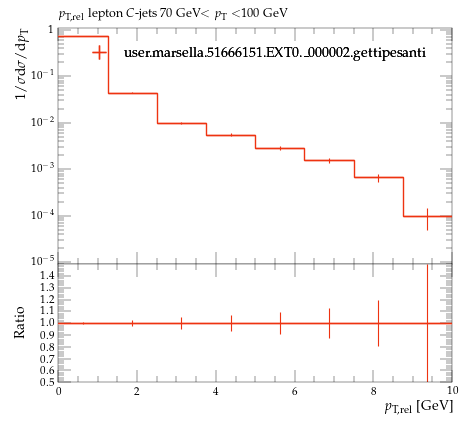

Python code for this plot:
#! /usr/bin/env python

# This Python script was auto-generated using YODA v2.0.2.
# Analysis object: /MC_HFDECAYS/avg_C_jet_l_pTrel_70_100
# Timestamp: 24-07-2026 (16:40:05)

import matplotlib as mpl
import matplotlib.pyplot as plt
mpl.use('Agg') # comment out for interactive use
import os
import numpy as np

plotDir = os.path.split(os.path.realpath(__file__))[0]
if 'YODA_USER_PLOT_PATH' in globals():
    plot_outdir = globals()['YODA_USER_PLOT_PATH']
else:
    plot_outdir = plotDir

#plot style
plt.style.use(os.path.join(plotDir, '../default.mplstyle'))
# plot metadata
figW, figH = plt.rcParams['figure.figsize']
ax_xLabel = r'$p_\mathrm{T,rel}$ [GeV]'
ax_yLabel = r'$1/\sigma \mathrm{d}\sigma/\mathrm{d}p_\mathrm{T}$'
ax_title  = r'$p_\mathrm{T,rel}$ lepton $C$-jets 70 GeV$<p_\mathrm{T}<$100 GeV'
ax_xScale = 'linear'
ax_yScale = 'log'
xLims = (0.0, 10.0)
yLims = (9e-06, 1.1)

# TeX-friendly labels for the legend
labels = {
    'legend' : ([ r"user.marsella.51666151.EXT0.\_000002.gettipesanti" ], r""),
}

# Adjust canvas width and height
canvasW = 10.0
canvasH = 9.0
figW *= canvasW/10.
figH *= canvasH/9.

# Create figure and axis objects
fig, (ax, ratio0_ax) = plt.subplots(2, 1, sharex=True,
                  figsize=(figW,figH), gridspec_kw={'height_ratios': (6.0, 3.0)})

# Set figure margins
plt.subplots_adjust(
    left   = 1.0 * plt.rcParams['figure.subplot.left'],
    right  = 1.0 * plt.rcParams['figure.subplot.right'],
    top    = 1.0 * plt.rcParams['figure.subplot.top'],
    bottom = 1.0 * plt.rcParams['figure.subplot.bottom'])

ratio0_ax.yaxis.set_major_locator(mpl.ticker.MultipleLocator(0.1))
ratio0_ax.set_ylim(0.5, 1.4999)
ratio0_ax.set_ylabel('Ratio')

# the numerical data is stored in a separate file
dataf = dict()
prefix = os.path.split(__file__)[0]
if prefix:    prefix = prefix + '/'
exec(open(prefix+'avg_C_jet_l_pTrel_70_100__data.py').read(), dataf)


legend_handles = dict() # keep track of handles for the legend

# style options for curves
# starts at zorder>=5 to draw curve on top of legend
styles = {
  'user.marsella.51666151.EXT0._000002.gettipesanti.yoda.gz': {
    'color' : '#EE3311',
    'linestyle' : '-',
    'linewidth' : 1,
    'marker' : 'none',
    'markersize' : 2,
    'capsize' : 0.0,
    'zorder' : 5,
    'histstyle' : 1,
    'drawstyle' : 'steps-pre',
    'xerrorbars' : 1,
    'yerrorbars' : 1,
    'fillcolor' : None,
    'fillopacity' : 1.0,
    'ratio0_linestyle' : '-',
    'ratio0_linewidth' : 1,
    'ratio0_marker' : 'none',
    'ratio0_markersize' : 2,
    'ratio0_capsize' : 0.0,
    'ratio0_zorder' : 5,
    'ratio0_histstyle' : 1,
    'ratio0_drawstyle' : 'steps-pre',
    'ratio0_xerrorbars' : 1,
    'ratio0_yerrorbars' : 1,
  },
}

# curve from input yoda files in main panel
for label, yvals in dataf['yvals'].items():
    if all(np.isnan(v) for v in dataf['yvals'][label]):
        continue
    tmp = None
    if styles[label]['histstyle']: # draw as histogram
        xpos = dataf['xedges'][label] if styles[label]['drawstyle'] else dataf['xpoints'][label]
        ypos = np.insert(yvals, 0, yvals[0]) if styles[label]['drawstyle'] else yvals
        if styles[label]['fillcolor']: # fill area below curve
            ax.fill_between(xpos, ypos, step='pre',
                            color=styles[label]['fillcolor'],
                            alpha=styles[label]['fillopacity'])
        tmp, = ax.plot(xpos, ypos,
                       color=styles[label]['color'],
                       linestyle=styles[label]['linestyle'],
                       linewidth=styles[label]['linewidth'],
                       drawstyle=styles[label]['drawstyle'], solid_joinstyle='miter',
                       zorder=styles[label]['zorder'], label=label)
    tmp = ax.errorbar(dataf['xpoints'][label], yvals,
                      xerr=np.array(dataf['xerrs'][label])*styles[label]['xerrorbars'],
                      yerr=np.array(dataf['yerrs'][label])*styles[label]['yerrorbars'],
                      fmt=styles[label]['marker'], capsize=styles[label]['capsize'],
                      markersize=styles[label]['markersize'],
                      ecolor=styles[label]['color'],
                      color=styles[label]['color'], zorder=styles[label]['zorder'])
    tmp[-1][0].set_linestyle(styles[label]['linestyle'])
    tmp[-1][0].set_linewidth(styles[label]['linewidth'])
    if label in dataf['add_legend_handle']:  legend_handles[label] = tmp
    for varLabel in dataf['variation_yvals'].keys():
        if varLabel.startswith(label):
            tmp, = ax.plot(dataf['xedges'][label], dataf['variation_yvals'][varLabel],
                           color=styles[label]['color'],
                           linestyle=styles[label]['linestyle'],
                           linewidth=styles[label]['linewidth'],
                           drawstyle='steps-pre', solid_joinstyle='miter',
                           zorder=styles[label]['zorder'], alpha=0.5)


# plots on ratio panel
# curve from input yoda files in ratio panel
for label, yvals in dataf['ratio0_yvals'].items():
    if all(np.isnan(v) for v in yvals):
        continue
    if styles[label]['ratio0_histstyle']: # plot as histogram
        xpos = dataf['xedges']['user.marsella.51666151.EXT0._000002.gettipesanti.yoda.gz'] if styles[label]['ratio0_drawstyle'] else dataf['xpoints']['user.marsella.51666151.EXT0._000002.gettipesanti.yoda.gz']
        ypos = np.insert(yvals, 0, yvals[0]) if styles[label]['ratio0_drawstyle'] else yvals
        ratio0_ax.plot(xpos, ypos,
                       color=styles[label]['color'],
                       linewidth=styles[label]['linewidth'],
                       linestyle=styles[label]['ratio0_linestyle'],
                       drawstyle=styles[label]['ratio0_drawstyle'], zorder=styles[label]['zorder'],
                       solid_joinstyle='miter')
    tmp = ratio0_ax.errorbar(dataf['xpoints']['user.marsella.51666151.EXT0._000002.gettipesanti.yoda.gz'], yvals,
                             xerr=np.array(dataf['ref_xerrs'])*styles[label]['ratio0_xerrorbars'],
                             yerr=np.array(dataf['ratio0_yerrs'][label])*styles[label]['ratio0_yerrorbars'],
                             fmt=styles[label]['ratio0_marker'], capsize=styles[label]['ratio0_capsize'],
                             markersize=styles[label]['ratio0_markersize'],
                             ecolor=styles[label]['color'],
                             color=styles[label]['color'])
    tmp[-1][0].set_linestyle(styles[label]['ratio0_linestyle'])
    tmp[-1][0].set_linewidth(styles[label]['ratio0_linewidth'])

    for varlabel in dataf['ratio0_variation_vals'].keys():
        if varlabel.startswith(label):
            ratio0_ax.plot(dataf['xedges']['user.marsella.51666151.EXT0._000002.gettipesanti.yoda.gz'],
                            dataf['ratio0_variation_vals'][varlabel],
                            color=styles[label]['color'],
                            linestyle=styles[label]['linestyle'],
                            linewidth=styles[label]['linewidth'],
                            drawstyle='steps-pre', solid_joinstyle='miter',
                            zorder=1, alpha=0.5)

legend_items = list(legend_handles.values())
ax.add_artist(ax.legend(legend_items,
                        labels['legend'][0],
                        title=labels['legend'][1],
                        alignment='left',
                        loc='upper center',
                        bbox_to_anchor=(0.5, 0.97)))

# set plot metadata as defined above
ratio0_ax.set_xlabel(ax_xLabel)
ratio0_ax.xaxis.set_label_coords(1., -0.15)
ax.set_ylabel(ax_yLabel, ha='right', va='top')
ax.yaxis.set_label_coords(-0.11, 1.0)
ax.set_title(ax_title, loc='left')
ax.set_xscale(ax_xScale)
ax.set_yscale(ax_yScale)
ax.set_xlim(xLims)
ax.set_ylim(yLims)

# tick formatting
plt.rcParams['xtick.top'] = True
plt.rcParams['ytick.right'] = True
ax.yaxis.set_major_locator(mpl.ticker.LogLocator(base=10.0, numticks=np.inf))
ax.yaxis.set_minor_locator(mpl.ticker.LogLocator(
                           base=10.0, subs=np.arange(0.1, 1, 0.1), numticks=np.inf))
fig.align_ylabels((ax, ratio0_ax))
plt.savefig(os.path.join(plot_outdir, 'avg_C_jet_l_pTrel_70_100.pdf'), format='PDF')
plt.savefig(os.path.join(plot_outdir, 'avg_C_jet_l_pTrel_70_100.png'), format='PNG')

plt.close(fig)
